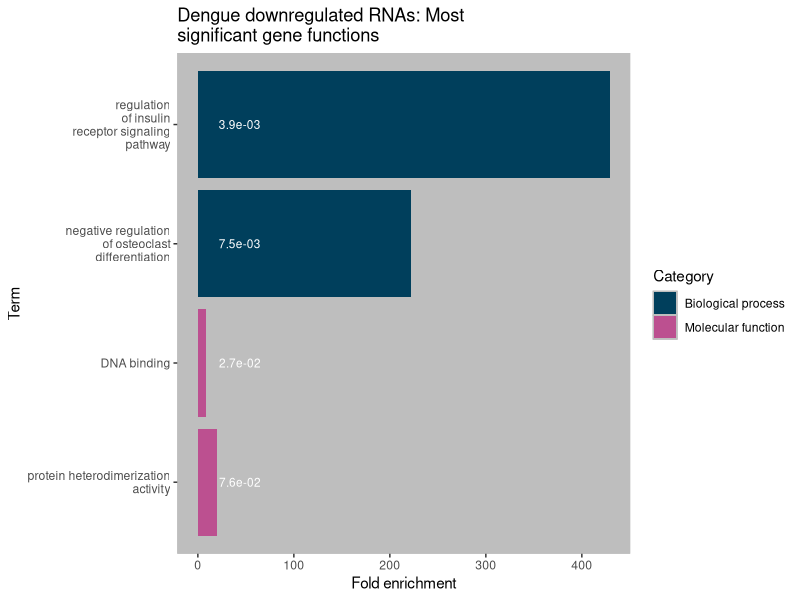
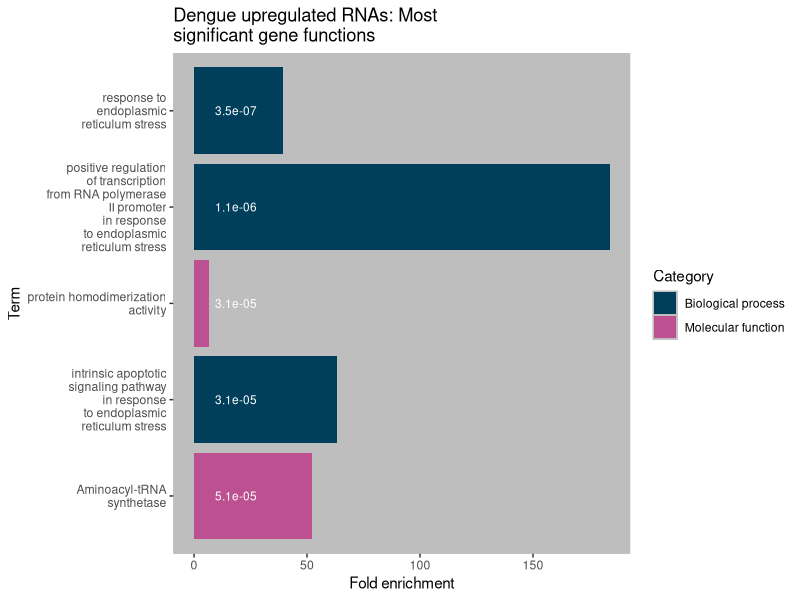
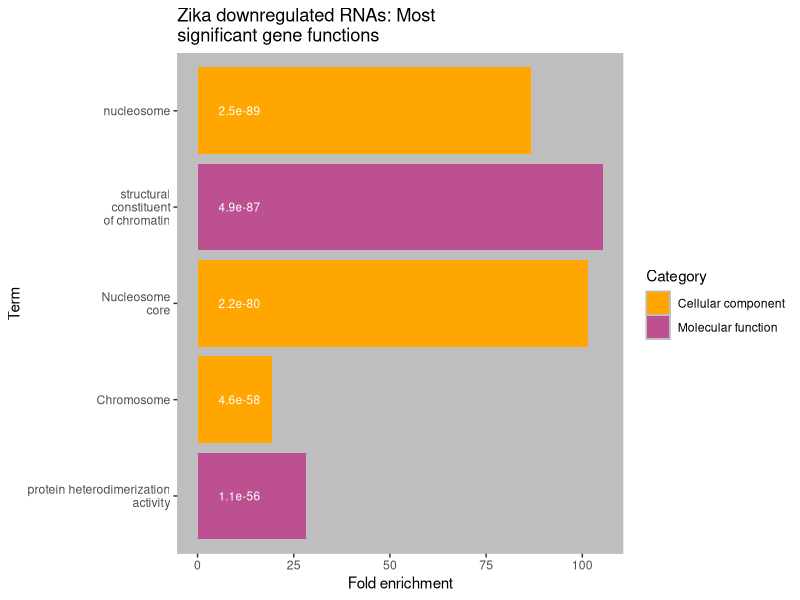
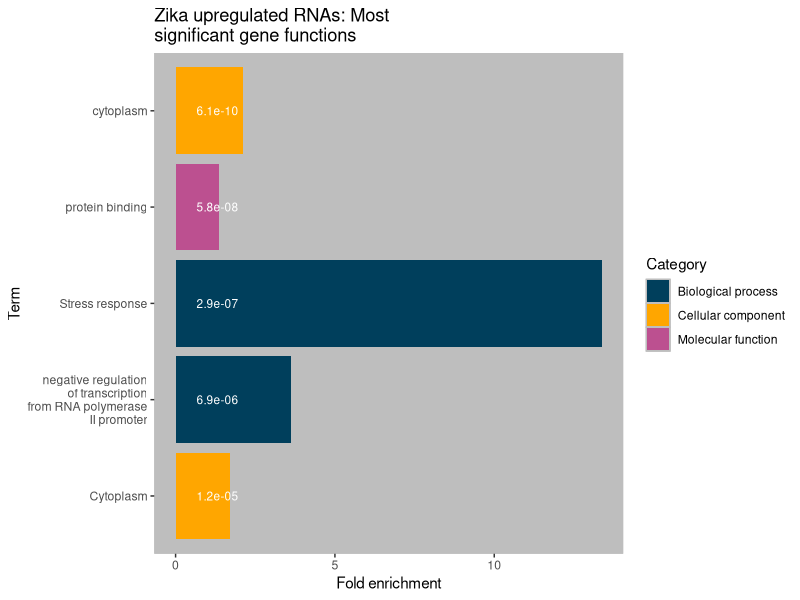
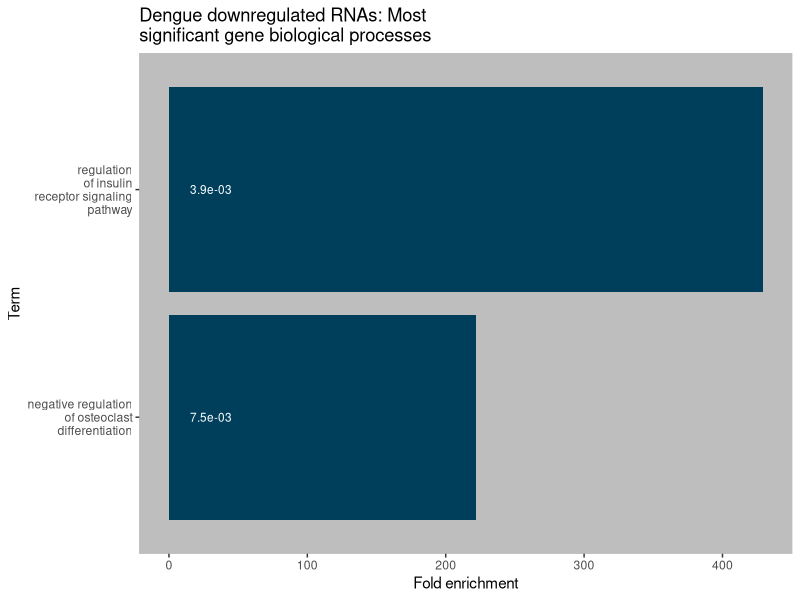
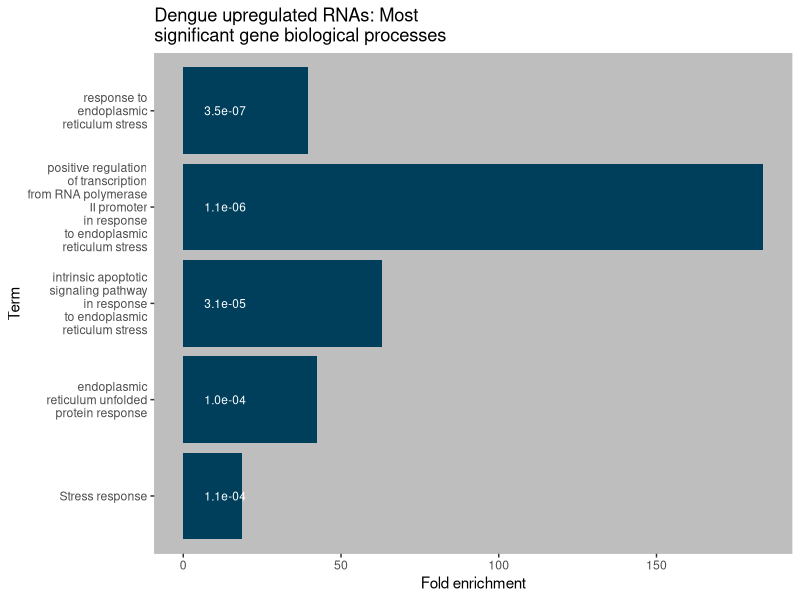
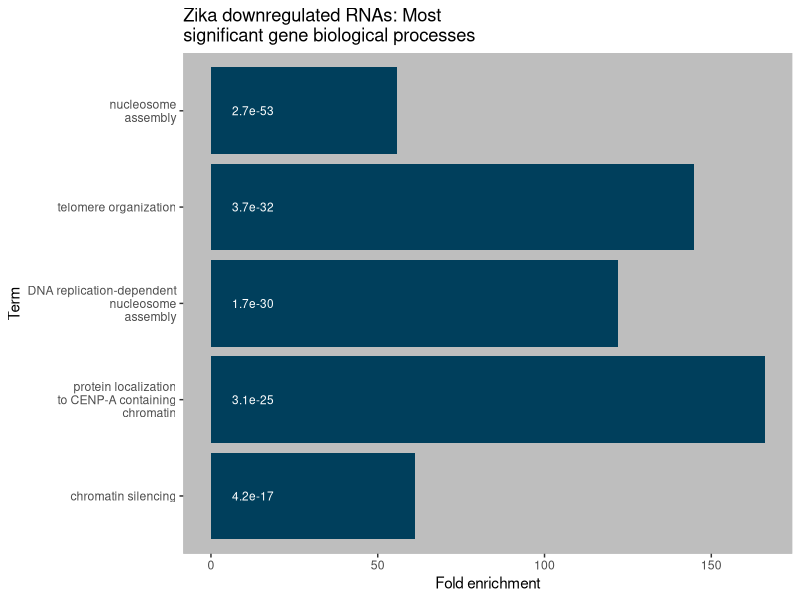
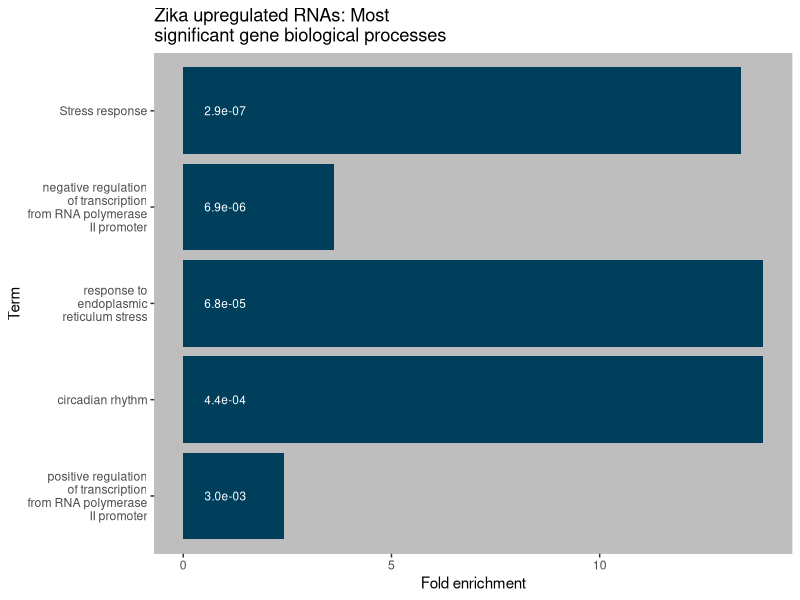

Generate these figures, in order, with R:
library(ggplot2)

DENV_downreg_df <- subset(read.csv("./gene-ontology/DENV_infected_downreg_gene_names_FACh.txt", sep="\t"), (grepl("GOTERM", Category, fixed = TRUE ) | grepl("UP_KW", Category, fixed = TRUE)) & !grepl("PTM", Category, fixed = TRUE))

DENV_downreg_df <- DENV_downreg_df[order(DENV_downreg_df$PValue),]

for(n in 1:nrow(DENV_downreg_df)){
    DENV_downreg_df[n, "Term"] = gsub("(.{10,}?)\\s", "\\1\n", sub(".*:", "", sub(".*~","",DENV_downreg_df[n, "Term"])))
    DENV_downreg_df[n, "Category"] = switch(
        DENV_downreg_df[n, "Category"],
        "GOTERM_BP_DIRECT" = "Biological process",
        "GOTERM_MF_DIRECT" = "Molecular function",
        "KEGG_PATHWAY" = "KEGG pathway",
        "GOTERM_CC_DIRECT" = "Cellular component",
        "UP_SEQ_FEATURE" = "UniProt sequence feature",
        "UP_KW_BIOLOGICAL_PROCESS" = "Biological process",
        "UP_KW_CELLULAR_COMPONENT" = "Cellular component",
        "UP_KW_MOLECULAR_FUNCTION" = "Molecular function",
        DENV_downreg_df[n, "Category"]
    )
}

ggplot(DENV_downreg_df[1:min(5, nrow(DENV_downreg_df)),], aes(x = reorder(Term, -1*PValue), y = Fold.Enrichment, fill = Category)) +
    geom_bar(stat = "identity") +
    labs(
        legend = "Category",
        x = "Term",
        y = "Fold enrichment",
        title = "Dengue downregulated RNAs: Most\nsignificant gene functions"
    ) +
    scale_fill_manual(values=c("#003f5c",
                                "#bc5090",
                                "#ffa600")) +
  geom_text(mapping = aes(label = formatC(PValue, format = "e", digits = 1), y = PValue, 
            hjust = -0.5), size = 3, color = "white") +
  theme(panel.background = element_rect(fill = "grey",
                                colour = "grey"),
          panel.border = element_blank(),
          panel.grid.major = element_blank(),
          panel.grid.minor = element_blank()) +
  coord_flip()

DENV_upreg_df <- subset(read.csv("./gene-ontology/DENV_infected_upreg_gene_names_FACh.txt", sep="\t"), (grepl("GOTERM", Category, fixed = TRUE ) | grepl("UP_KW", Category, fixed = TRUE)) & !grepl("PTM", Category, fixed = TRUE))

DENV_upreg_df <- DENV_upreg_df[order(DENV_upreg_df$PValue),]

for(n in 1:nrow(DENV_upreg_df)){
    DENV_upreg_df[n, "Term"] = gsub("(.{10,}?)\\s", "\\1\n", sub(".*:", "", sub(".*~","",DENV_upreg_df[n, "Term"])))
    DENV_upreg_df[n, "Category"] = switch(
        DENV_upreg_df[n, "Category"],
        "GOTERM_BP_DIRECT" = "Biological process",
        "GOTERM_MF_DIRECT" = "Molecular function",
        "KEGG_PATHWAY" = "KEGG pathway",
        "GOTERM_CC_DIRECT" = "Cellular component",
        "UP_SEQ_FEATURE" = "UniProt sequence feature",
        "UP_KW_BIOLOGICAL_PROCESS" = "Biological process",
        "UP_KW_CELLULAR_COMPONENT" = "Cellular component",
        "UP_KW_MOLECULAR_FUNCTION" = "Molecular function",
        DENV_upreg_df[n, "Category"]
    )
}

ggplot(DENV_upreg_df[1:min(5, nrow(DENV_upreg_df)),], aes(x = reorder(Term, -1*PValue), y = Fold.Enrichment, fill = Category)) +
    geom_bar(stat = "identity") +
    coord_flip() +
    labs(
        legend = "Category",
        x = "Term",
        y = "Fold enrichment",
        title = "Dengue upregulated RNAs: Most\nsignificant gene functions"
    ) +
    scale_fill_manual(values=c("#003f5c",
                                "#bc5090",
                                "#ffa600")) +
  geom_text(mapping = aes(label = formatC(PValue, format = "e", digits = 1), y = PValue, 
            hjust = -0.5), size = 3, color = "white") +
  theme(panel.background = element_rect(fill = "grey",
                                colour = "grey"),
          panel.border = element_blank(),
          panel.grid.major = element_blank(),
          panel.grid.minor = element_blank())
            

ZIKV_downreg_df <- subset(read.csv("./gene-ontology/ZIKV_infected_downreg_gene_names_FACh.txt", sep="\t"), (grepl("GOTERM", Category, fixed = TRUE ) | grepl("UP_KW", Category, fixed = TRUE)) & !grepl("PTM", Category, fixed = TRUE))

ZIKV_downreg_df <- ZIKV_downreg_df[order(ZIKV_downreg_df$PValue),]

for(n in 1:nrow(ZIKV_downreg_df)){
    ZIKV_downreg_df[n, "Term"] = gsub("(.{10,}?)\\s", "\\1\n", sub(".*:", "", sub(".*~","",ZIKV_downreg_df[n, "Term"])))
    ZIKV_downreg_df[n, "Category"] = switch(
        ZIKV_downreg_df[n, "Category"],
        "GOTERM_BP_DIRECT" = "Biological process",
        "GOTERM_MF_DIRECT" = "Molecular function",
        "KEGG_PATHWAY" = "KEGG pathway",
        "GOTERM_CC_DIRECT" = "Cellular component",
        "UP_SEQ_FEATURE" = "UniProt sequence feature",
        "UP_KW_BIOLOGICAL_PROCESS" = "Biological process",
        "UP_KW_CELLULAR_COMPONENT" = "Cellular component",
        "UP_KW_MOLECULAR_FUNCTION" = "Molecular function",
        ZIKV_downreg_df[n, "Category"]
    )
}

ggplot(ZIKV_downreg_df[1:min(5, nrow(ZIKV_downreg_df)),], aes(x = reorder(Term, -1*PValue), y = Fold.Enrichment, fill = Category)) +
    geom_bar(stat = "identity") +
    coord_flip() +
    labs(
        legend = "Category",
        x = "Term",
        y = "Fold enrichment",
        title = "Zika downregulated RNAs: Most\nsignificant gene functions"
    ) +
    scale_fill_manual(values=c("#ffa600",
                                "#bc5090"))  +
  geom_text(mapping = aes(label = formatC(PValue, format = "e", digits = 1), y = PValue, 
            hjust = -0.5), size = 3, color = "white") +
  theme(panel.background = element_rect(fill = "grey",
                                colour = "grey"),
          panel.border = element_blank(),
          panel.grid.major = element_blank(),
          panel.grid.minor = element_blank())

ZIKV_upreg_df <- subset(read.csv("./gene-ontology/ZIKV_infected_upreg_gene_names_FACh.txt", sep="\t"), (grepl("GOTERM", Category, fixed = TRUE ) | grepl("UP_KW", Category, fixed = TRUE)) & !grepl("PTM", Category, fixed = TRUE))

ZIKV_upreg_df <- ZIKV_upreg_df[order(ZIKV_upreg_df$PValue),]

for(n in 1:nrow(ZIKV_upreg_df)){
    ZIKV_upreg_df[n, "Term"] = gsub("(.{10,}?)\\s", "\\1\n", sub(".*:", "", sub(".*~","",ZIKV_upreg_df[n, "Term"])))
    ZIKV_upreg_df[n, "Category"] = switch(
        ZIKV_upreg_df[n, "Category"],
        "GOTERM_BP_DIRECT" = "Biological process",
        "GOTERM_MF_DIRECT" = "Molecular function",
        "KEGG_PATHWAY" = "KEGG pathway",
        "GOTERM_CC_DIRECT" = "Cellular component",
        "UP_SEQ_FEATURE" = "UniProt sequence feature",
        "UP_KW_BIOLOGICAL_PROCESS" = "Biological process",
        "UP_KW_CELLULAR_COMPONENT" = "Cellular component",
        "UP_KW_MOLECULAR_FUNCTION" = "Molecular function",
        ZIKV_upreg_df[n, "Category"]
    )
}

ggplot(ZIKV_upreg_df[1:min(5, nrow(ZIKV_upreg_df)),], aes(x = reorder(Term, -1*PValue), y = Fold.Enrichment, fill = Category)) +
    geom_bar(stat = "identity") +
    coord_flip() +
    labs(
        legend = "Category",
        x = "Term",
        y = "Fold enrichment",
        title = "Zika upregulated RNAs: Most\nsignificant gene functions"
    ) +
    scale_fill_manual(values=c("#003f5c",
                                "#ffa600",
                                "#bc5090"))  +
  geom_text(mapping = aes(label = formatC(PValue, format = "e", digits = 1), y = PValue, 
            hjust = -0.5), size = 3, color = "white") +
  theme(panel.background = element_rect(fill = "grey",
                                colour = "grey"),
          panel.border = element_blank(),
          panel.grid.major = element_blank(),
          panel.grid.minor = element_blank())

# ~~~~~~~~ BP ONLY ~~~~~~~~

DENV_downreg_df <- subset(read.csv("./gene-ontology/DENV_infected_downreg_gene_names_FACh.txt", sep="\t"), (grepl("GOTERM", Category, fixed = TRUE ) | grepl("UP_KW", Category, fixed = TRUE)) & (grepl("BP", Category, fixed = TRUE ) | grepl("BIOLOGICAL_PROCESS", Category, fixed = TRUE)))

DENV_upreDENV_downreg_dfg_df <- DENV_downreg_df[order(DENV_downreg_df$PValue),]

for(n in 1:nrow(DENV_downreg_df)){
    DENV_downreg_df[n, "Term"] = gsub("(.{10,}?)\\s", "\\1\n", sub(".*:", "", sub(".*~","",DENV_downreg_df[n, "Term"])))
    DENV_downreg_df[n, "Category"] = switch(
        DENV_downreg_df[n, "Category"],
        "GOTERM_BP_DIRECT" = "Biological process",
        "GOTERM_MF_DIRECT" = "Molecular function",
        "KEGG_PATHWAY" = "KEGG pathway",
        "GOTERM_CC_DIRECT" = "Cellular component",
        "UP_SEQ_FEATURE" = "UniProt sequence feature",
        "UP_KW_BIOLOGICAL_PROCESS" = "Biological process",
        "UP_KW_CELLULAR_COMPONENT" = "Cellular component",
        "UP_KW_MOLECULAR_FUNCTION" = "Molecular function",
        DENV_downreg_df[n, "Category"]
    )
}


ggplot(DENV_downreg_df[1:min(5, nrow(DENV_downreg_df)),], aes(x = reorder(Term, -1*PValue), y = Fold.Enrichment)) +
    geom_bar(stat = "identity", fill="#003f5c") +
    coord_flip() +
    labs(
        x = "Term",
        y = "Fold enrichment",
        title = "Dengue downregulated RNAs: Most\nsignificant gene biological processes"
    ) +
  geom_text(mapping = aes(label = formatC(PValue, format = "e", digits = 1), y = PValue, 
            hjust = -0.5), size = 3, color = "white") +
  theme(panel.background = element_rect(fill = "grey",
                                colour = "grey"),
          panel.border = element_blank(),
          panel.grid.major = element_blank(),
          panel.grid.minor = element_blank())

DENV_upreg_df <- subset(read.csv("./gene-ontology/DENV_infected_upreg_gene_names_FACh.txt", sep="\t"), (grepl("GOTERM", Category, fixed = TRUE ) | grepl("UP_KW", Category, fixed = TRUE)) & (grepl("BP", Category, fixed = TRUE ) | grepl("BIOLOGICAL_PROCESS", Category, fixed = TRUE)))

DENV_upreg_df <- DENV_upreg_df[order(DENV_upreg_df$PValue),]

for(n in 1:nrow(DENV_upreg_df)){
    DENV_upreg_df[n, "Term"] = gsub("(.{10,}?)\\s", "\\1\n", sub(".*:", "", sub(".*~","",DENV_upreg_df[n, "Term"])))
    DENV_upreg_df[n, "Category"] = switch(
        DENV_upreg_df[n, "Category"],
        "GOTERM_BP_DIRECT" = "Biological process",
        "GOTERM_MF_DIRECT" = "Molecular function",
        "KEGG_PATHWAY" = "KEGG pathway",
        "GOTERM_CC_DIRECT" = "Cellular component",
        "UP_SEQ_FEATURE" = "UniProt sequence feature",
        "UP_KW_BIOLOGICAL_PROCESS" = "Biological process",
        "UP_KW_CELLULAR_COMPONENT" = "Cellular component",
        "UP_KW_MOLECULAR_FUNCTION" = "Molecular function",
        DENV_upreg_df[n, "Category"]
    )
}

ggplot(DENV_upreg_df[1:min(5, nrow(DENV_upreg_df)),], aes(x = reorder(Term, -1*PValue), y = Fold.Enrichment)) +
    geom_bar(stat = "identity", fill="#003f5c") +
    coord_flip() +
    labs(
        x = "Term",
        y = "Fold enrichment",
        title = "Dengue upregulated RNAs: Most\nsignificant gene biological processes"
    ) +
  geom_text(mapping = aes(label = formatC(PValue, format = "e", digits = 1), y = PValue, 
            hjust = -0.5), size = 3, color = "white") +
  theme(panel.background = element_rect(fill = "grey",
                                colour = "grey"),
          panel.border = element_blank(),
          panel.grid.major = element_blank(),
          panel.grid.minor = element_blank())

ZIKV_downreg_df <- subset(read.csv("./gene-ontology/ZIKV_infected_downreg_gene_names_FACh.txt", sep="\t"), (grepl("GOTERM", Category, fixed = TRUE ) | grepl("UP_KW", Category, fixed = TRUE)) & (grepl("BP", Category, fixed = TRUE ) | grepl("BIOLOGICAL_PROCESS", Category, fixed = TRUE)))

ZIKV_downreg_df <- ZIKV_downreg_df[order(ZIKV_downreg_df$PValue),]

for(n in 1:nrow(ZIKV_downreg_df)){
    ZIKV_downreg_df[n, "Term"] = gsub("(.{10,}?)\\s", "\\1\n", sub(".*:", "", sub(".*~","",ZIKV_downreg_df[n, "Term"])))
    ZIKV_downreg_df[n, "Category"] = switch(
        ZIKV_downreg_df[n, "Category"],
        "GOTERM_BP_DIRECT" = "Biological process",
        "GOTERM_MF_DIRECT" = "Molecular function",
        "KEGG_PATHWAY" = "KEGG pathway",
        "GOTERM_CC_DIRECT" = "Cellular component",
        "UP_SEQ_FEATURE" = "UniProt sequence feature",
        "UP_KW_BIOLOGICAL_PROCESS" = "Biological process",
        "UP_KW_CELLULAR_COMPONENT" = "Cellular component",
        "UP_KW_MOLECULAR_FUNCTION" = "Molecular function",
        ZIKV_downreg_df[n, "Category"]
    )
}

ggplot(ZIKV_downreg_df[1:min(5, nrow(ZIKV_downreg_df)),], aes(x = reorder(Term, -1*PValue), y = Fold.Enrichment)) +
    geom_bar(stat = "identity", fill="#003f5c") +
    coord_flip() +
    labs(
        x = "Term",
        y = "Fold enrichment",
        title = "Zika downregulated RNAs: Most\nsignificant gene biological processes"
    )  +
  geom_text(mapping = aes(label = formatC(PValue, format = "e", digits = 1), y = PValue, 
            hjust = -0.5), size = 3, color = "white") +
  theme(panel.background = element_rect(fill = "grey",
                                colour = "grey"),
          panel.border = element_blank(),
          panel.grid.major = element_blank(),
          panel.grid.minor = element_blank())

ZIKV_upreg_df <- subset(read.csv("./gene-ontology/ZIKV_infected_upreg_gene_names_FACh.txt", sep="\t"), (grepl("GOTERM", Category, fixed = TRUE ) | grepl("UP_KW", Category, fixed = TRUE)) & (grepl("BP", Category, fixed = TRUE ) | grepl("BIOLOGICAL_PROCESS", Category, fixed = TRUE)))

ZIKV_upreg_df <- ZIKV_upreg_df[order(ZIKV_upreg_df$PValue),]

for(n in 1:nrow(ZIKV_upreg_df)){
    ZIKV_upreg_df[n, "Term"] = gsub("(.{10,}?)\\s", "\\1\n", sub(".*:", "", sub(".*~","",ZIKV_upreg_df[n, "Term"])))
    ZIKV_upreg_df[n, "Category"] = switch(
        ZIKV_upreg_df[n, "Category"],
        "GOTERM_BP_DIRECT" = "Biological process",
        "GOTERM_MF_DIRECT" = "Molecular function",
        "KEGG_PATHWAY" = "KEGG pathway",
        "GOTERM_CC_DIRECT" = "Cellular component",
        "UP_SEQ_FEATURE" = "UniProt sequence feature",
        "UP_KW_BIOLOGICAL_PROCESS" = "Biological process",
        "UP_KW_CELLULAR_COMPONENT" = "Cellular component",
        "UP_KW_MOLECULAR_FUNCTION" = "Molecular function",
        ZIKV_upreg_df[n, "Category"]
    )
}

ggplot(ZIKV_upreg_df[1:min(5, nrow(ZIKV_upreg_df)),], aes(x = reorder(Term, -1*PValue), y = Fold.Enrichment)) +
    geom_bar(stat = "identity", fill="#003f5c") +
    coord_flip() +
    labs(
        x = "Term",
        y = "Fold enrichment",
        title = "Zika upregulated RNAs: Most\nsignificant gene biological processes"
    )  +
  geom_text(mapping = aes(label = formatC(PValue, format = "e", digits = 1), y = PValue, 
            hjust = -0.5), size = 3, color = "white") +
  theme(panel.background = element_rect(fill = "grey",
                                colour = "grey"),
          panel.border = element_blank(),
          panel.grid.major = element_blank(),
          panel.grid.minor = element_blank())


if(file.exists("./Rplots.pdf")){
	file.rename(from="./Rplots.pdf", to="./data-visualization/david-visualization/Rplots.pdf")
}